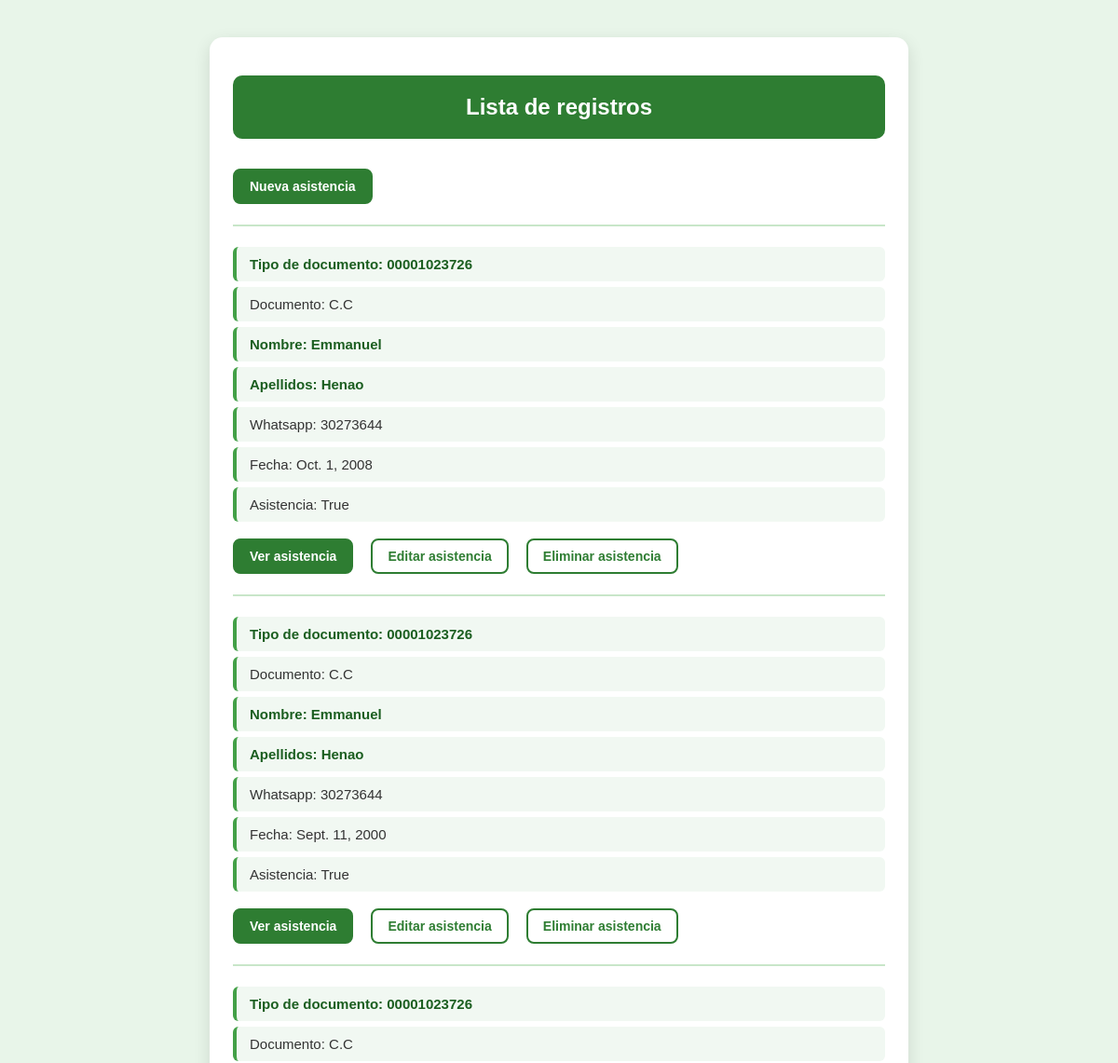
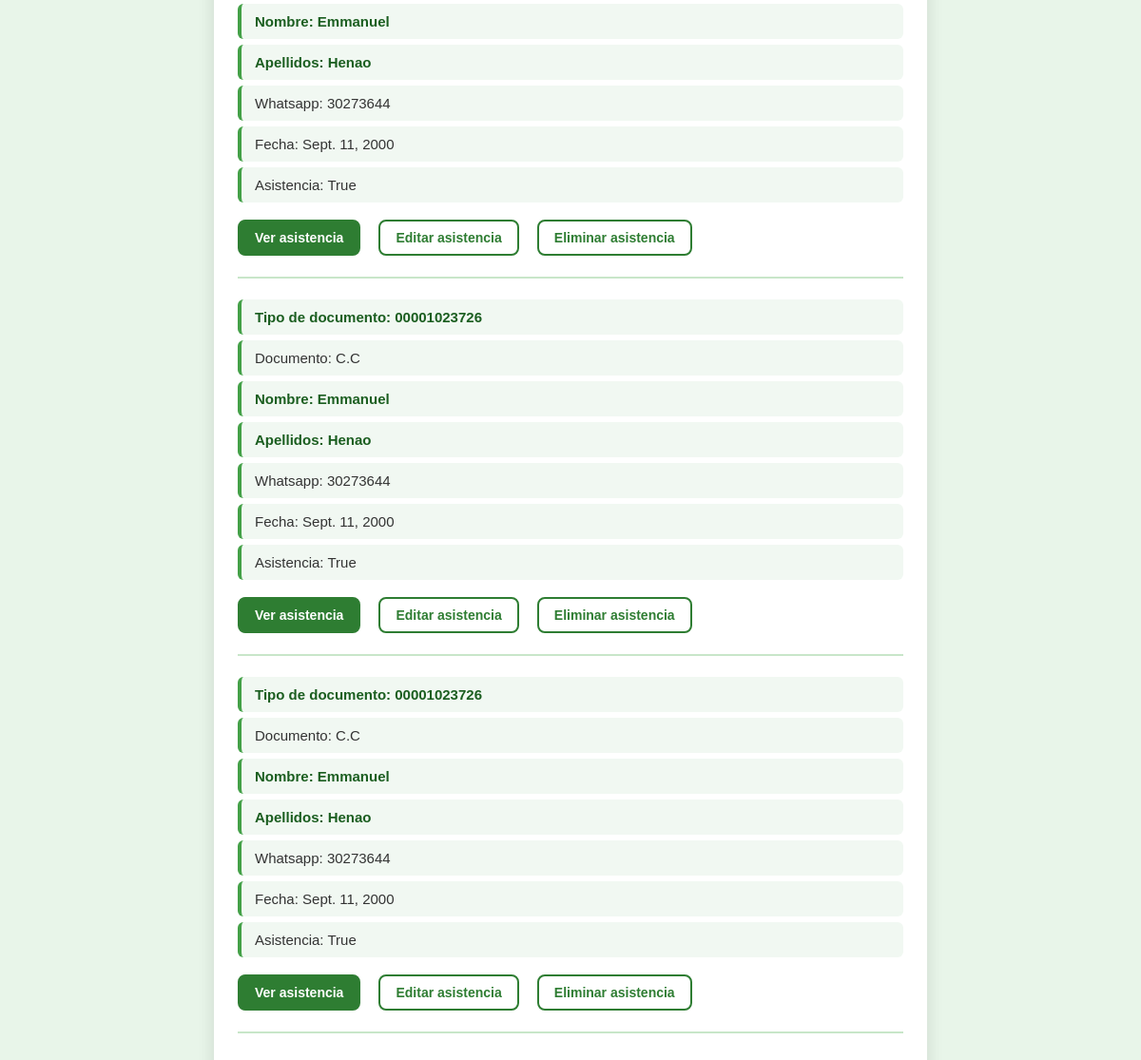
The app's page /asistencias/listar/ with its own data (2 pictures, top to bottom).
### asistencias/models.py (models this page shows, shortened)
class Asistencia(models.Model):
    tipo_de_documento = models.CharField(max_length=20)
    documento = models.CharField(max_length=20)
    nombre = models.CharField(max_length=100)
    apellidos = models.CharField(max_length=50)
    whatsapp = models.CharField(max_length=20)
    fecha = models.DateField()
    asistio = models.BooleanField(default=False)

### asistencias/views.py (the view)
# urls.py: path("listar/", views.listar),
def listar(request):
    asistencias = Asistencia.objects.all()
    return render(
        request,
        "asistencias/lista.html",
        {"asistencias": asistencias}
    )

### asistencias/templates/asistencias/lista.html (shortened to what this page needs)
<!DOCTYPE html>
<html lang="es">
<head>
</head>
<body>
<h1>Lista de registros</h1>
<a href="/asistencias/crear/">
    Nueva asistencia
</a>
<hr>
{% for asistencia in asistencias %}
    <h3>Tipo de documento: {{ asistencia.tipo_de_documento }}</h3>
    <p>Documento: {{ asistencia.documento }}</p>
    <h3>Nombre: {{ asistencia.nombre }}</h3>
    <h3>Apellidos: {{ asistencia.apellidos }}</h3>
    <p>Whatsapp: {{ asistencia.whatsapp }}</p>
    <p>Fecha: {{ asistencia.fecha }}</p>
    <p>Asistencia: {{ asistencia.asistio }}</p>
   <a href="/asistencias/detalle/{{ asistencia.id }}/">
        Ver asistencia
    </a>
    <a href="/asistencias/editar/{{ asistencia.id }}/">
        Editar asistencia
    </a>
    <a href="/asistencias/eliminar/{{ asistencia.id }}/">
        Eliminar asistencia
    </a>
    <hr>
{% empty %}
    <p>No hay asistencias registradas.</p>
{% endfor %}
</body>
</html>

### asistencias/templates/asistencias/lista.html (style rules this page uses)
html { background-color: #e8f5e9; }
body { font-family: Arial, Helvetica, sans-serif; background-color: #ffffff; color: #ffffff; max-width: 700px; margin: 40px auto; padding: 25px; border-radius: 14px; box-shadow: 0 6px 18px rgba(0, 0, 0, 0.12); }
h1 { background-color: #2e7d32; color: #ffffff; text-align: center; font-size: 24px; padding: 20px; border-radius: 10px; margin-bottom: 20px; }
h3, p { display: block; background-color: #f1f8f2; border-left: 4px solid #43a047; border-radius: 6px; padding: 10px 14px; margin: 6px 0; font-size: 15px; }
h3 { color: #1b5e20; }
p { color: #333333; }
a { display: inline-block; padding: 9px 16px; margin: 12px 6px 0 0; border-radius: 8px; text-decoration: none; font-weight: bold; font-size: 14px; border: 2px solid #2e7d32; transition: 0.3s; }
a[href*="crear"], a[href*="detalle"] { background-color: #2e7d32; color: #ffffff; }
a[href*="editar"], a[href*="eliminar"] { background-color: #ffffff; color: #2e7d32; }
hr { border: none; height: 2px; background-color: #c8e6c9; margin: 22px 0; }

### records on screen
Asistencia: tipo_de_documento "00001023726", documento "C.C", nombre "Emmanuel", apellidos "Henao", whatsapp "30273644", fecha "Oct. 1, 2008", asistio "True"
Asistencia: tipo_de_documento "00001023726", documento "C.C", nombre "Emmanuel", apellidos "Henao", whatsapp "30273644", fecha "Sept. 11, 2000", asistio "True"
Asistencia: tipo_de_documento "00001023726", documento "C.C", nombre "Emmanuel", apellidos "Henao", whatsapp "30273644", fecha "Sept. 11, 2000", asistio "True"
Asistencia: tipo_de_documento "00001023726", documento "C.C", nombre "Emmanuel", apellidos "Henao", whatsapp "30273644", fecha "Sept. 11, 2000", asistio "True"
Asistencia: tipo_de_documento "00001023726", documento "C.C", nombre "Emmanuel", apellidos "Henao", whatsapp "30273644", fecha "Sept. 11, 2000", asistio "True"
